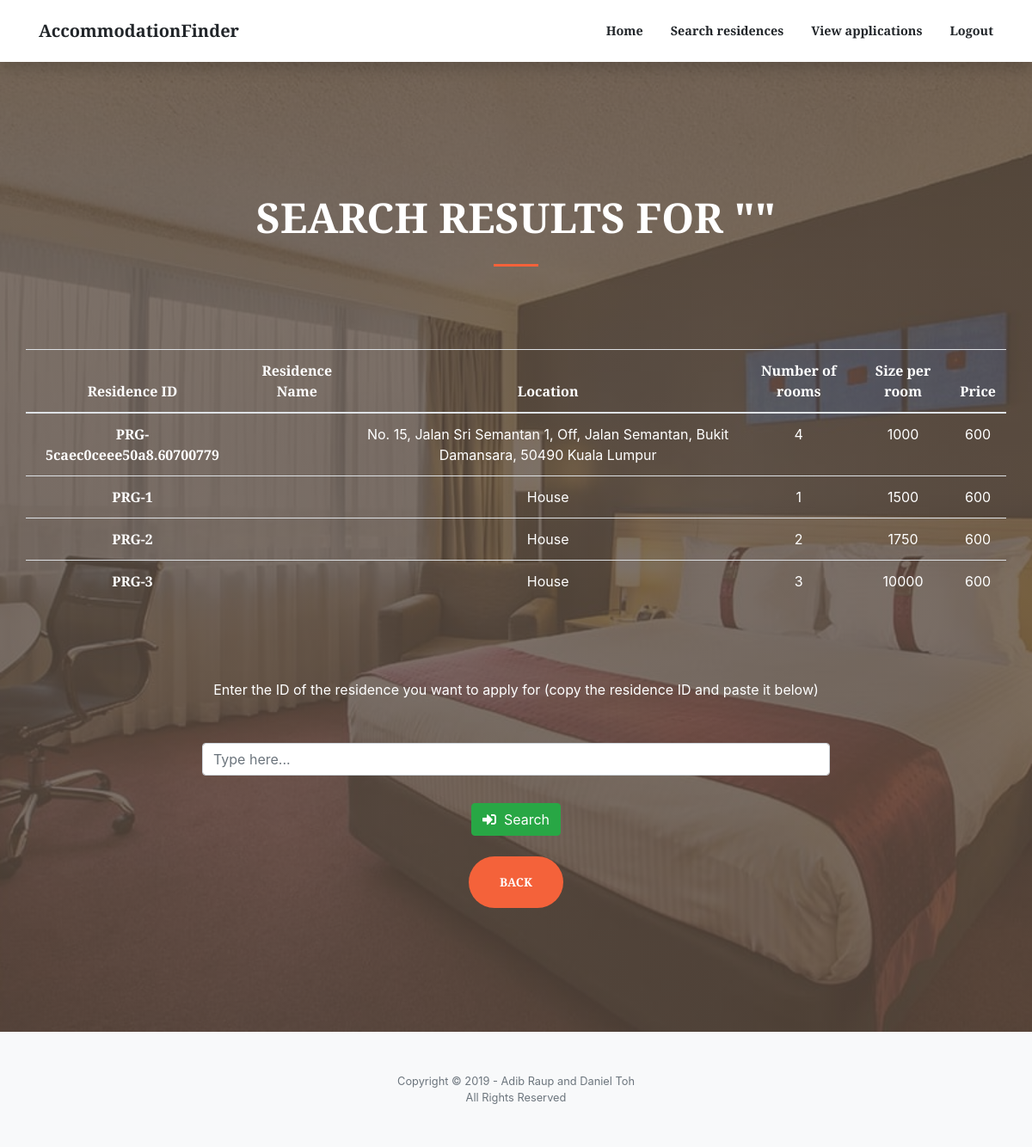
The page /accommodationList.php on the database as committed earlier.
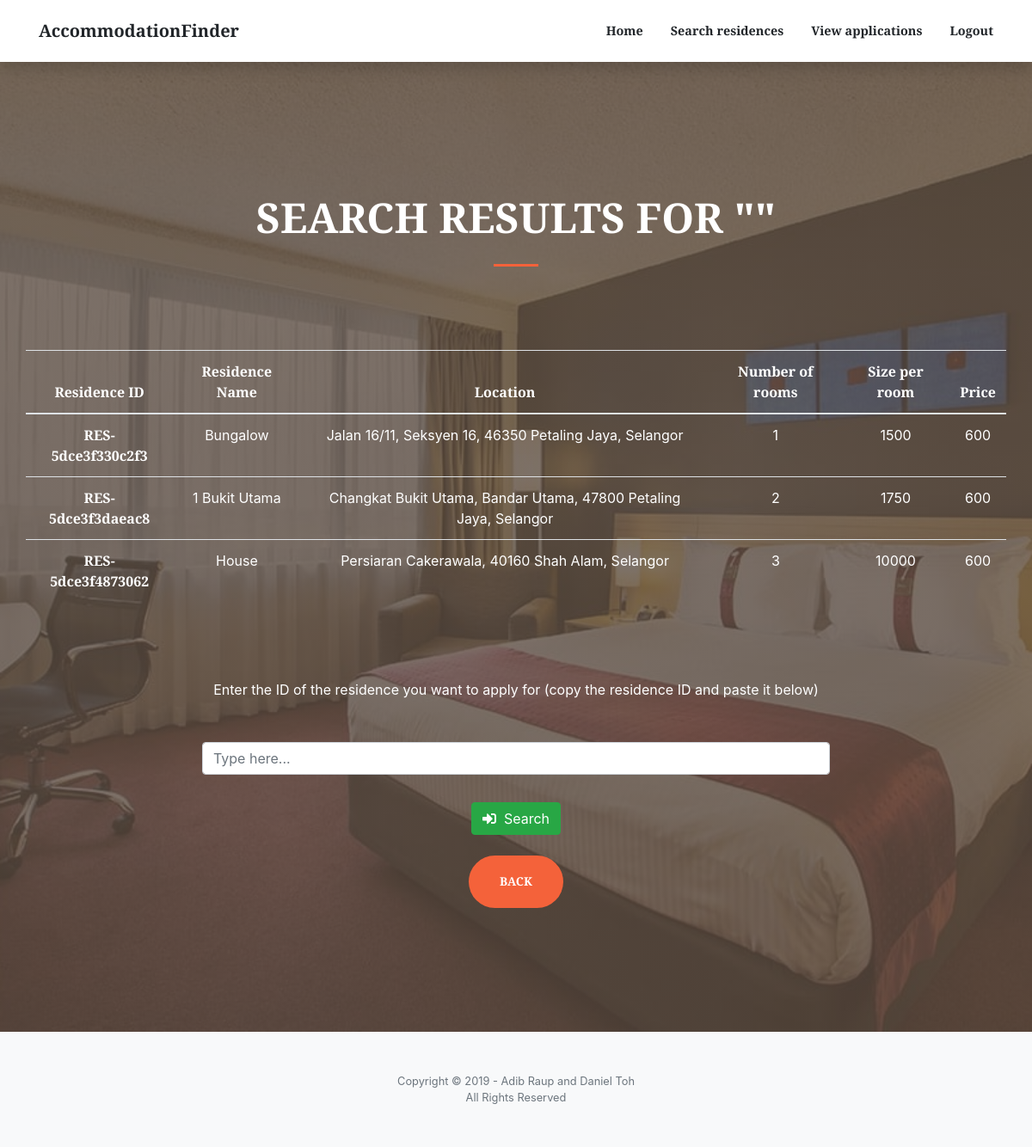
The same page on the database as committed later.
### tables this page shows
CREATE TABLE `residence` (
  `resID` varchar(20) NOT NULL,
  `resName` varchar(30) NOT NULL,
  `address` varchar(100) NOT NULL,
  `numUnits` int(10) NOT NULL,
  `sizePerUnit` int(10) NOT NULL,
  `monthlyRental` int(10) NOT NULL,
  `username` varchar(30) NOT NULL,
  PRIMARY KEY (`resID`),
  FOREIGN KEY (`username`) REFERENCES users(`username`)
);

### accommodationList.php (the view, shortened to what this page needs)
<!DOCTYPE html>
<html lang="en">
<head>
  <link href="vendor/fontawesome-free/css/all.min.css" rel="stylesheet" type="text/css">
  <link href="vendor/magnific-popup/magnific-popup.css" rel="stylesheet">
  <link href="css/creative3.5.min.css" rel="stylesheet">
</head>
<body id="page-top">
  <form action="retrieveRoomAction.php" method="post">
  <nav class="navbar navbar-expand-lg navbar-light fixed-top py-3" id="mainNav">
    <div class="container">
      <a class="navbar-brand js-scroll-trigger" href="index.html">AccommodationFinder</a>
      <div class="collapse navbar-collapse" id="navbarResponsive">
        <ul class="navbar-nav ml-auto my-2 my-lg-0">
          <li class="nav-item">
            <a class="nav-link js-scroll-trigger" href="applicantHome.php">Home</a>
          </li>
          <li class="nav-item">
            <a class="nav-link js-scroll-trigger" href="searchAccommodation.html">Search residences</a>
          </li>
          <li class="nav-item">
            <a class="nav-link js-scroll-trigger" href="applicantViewApplications.php">View applications</a>
          </li>
          <li class="nav-item">
            <a class="nav-link js-scroll-trigger" href="index.html">Logout</a>
          </li>
        </ul>
      </div>
    </div>
  </nav>
  <header class="masthead">
    <div class="container h-100">
      <div class="row h-100 align-items-center justify-content-center text-center">
        <div class="col-lg-10 align-self-end">
          <h1 class="text-uppercase text-white font-weight-bold"><font size="7">Search results for "<?php echo $_SESSION["resName"] ?>"</font></h1>
          <hr class="divider my-4">
        </div>
          <table class="table table-hover" border="0" width="300%">
            <thead>
              <tr>
                <th><font color="white">Residence ID</font></th>
                <th><font color="white">Residence Name</font></th>
                <th><font color="white">Location</font></th>
                <th><font color="white">Number of rooms</font></th>
                <th><font color="white">Size per room</font></th>
                <th><font color="white">Price</font></th>
              </tr>
            </thead>
            <tbody>
              <?php
                $servername = "localhost";
                $username = "root";
                $password = "";
                $conn = new mysqli($servername, $username, $password);
                $conn->select_db("accommodationfinder");
                $searchKeyword = "%".$_SESSION["resName"]."%";
                $lq = "SELECT * FROM residence WHERE resName LIKE '$searchKeyword'
                OR address LIKE '$searchKeyword' OR resID LIKE '$searchKeyword'";
                $res = $conn->query($lq);
                foreach($res as $opt){
              ?>
                <tr>
                  <th scope="row" name="resid" class="resid" id="resid"><font color="white">
                    <?php echo $opt['resID']?></font></th>
                  <td class="name"><font color="white"><?php echo $opt['resName']?></font></td>
                  <td class="location"><font color="white"><?php echo $opt['address']?></font></td>
                  <td class="norooms"><font color="white"><?php echo $opt['numUnits']?></font></td>
                  <td class="sizeroom"><font color="white"><?php echo $opt['sizePerUnit']?></font></td>
                  <td class="price"><font color="white"><?php echo $opt['monthlyRental']?></font></td>
                </tr>
              <?php }?>
            </tbody>
          </table>
          <div class="col-lg-8 align-self-baseline">
            <p class="text-white-75 font-weight-light mb-5"><font size="3" color="white"><b>Enter the ID of the
              residence you want to apply for (copy the residence ID and paste it below)</b></font></p>
            <div class="form-group has-danger">
                <div class="input-group mb-2 mr-sm-2 mb-sm-0">
                    <input type="search" name="room" class="form-control" id="room"
                    placeholder="Type here..." required autofocus ></input>
                </div>
            </div>
            <div class="row" style="padding-top: 1rem">
                <div class="col-md-3"></div>
                <div class="col-md-6">
                    <button type="submit" class="btn btn-success"><i class="fas fa-sign-in-alt"></i>&nbsp  Search</button>
                </div>
            </div><br>
            <a class="btn btn-primary btn-xl js-scroll-trigger" href="searchAccommodation.html">Back</a>
          </div>
      </div>
    </div>
  </header>
</form>
  <footer class="bg-light py-5">
    <div class="container">
      <div class="small text-center text-muted">Copyright &copy; 2019 - Adib Raup and Daniel Toh</div>
      <div class="small text-center text-muted">All Rights Reserved</div>
    </div>
  </footer>
</body>
</html>

Rows that differ between the two databases and show on the page:
removed residence: resID "PRG-5caec0ceee50a8.60700779", address "No. 15, Jalan Sri Semantan 1, Off, Jalan Semantan, Bukit Damansara, 50490 Kuala Lumpur", numUnits "4", sizePerUnit "1000", monthlyRental "600"
removed residence: resID "PRG-1", address "House", numUnits "1", sizePerUnit "1500", monthlyRental "600"
removed residence: resID "PRG-2", address "House", numUnits "2", sizePerUnit "1750", monthlyRental "600"
removed residence: resID "PRG-3", address "House", numUnits "3", sizePerUnit "10000", monthlyRental "600"
added residence: resID "RES-5dce3f330c2f3", resName "Bungalow", address "Jalan 16/11, Seksyen 16, 46350 Petaling Jaya, Selangor", numUnits "1", sizePerUnit "1500", monthlyRental "600"
added residence: resID "RES-5dce3f3daeac8", resName "1 Bukit Utama", address "Changkat Bukit Utama, Bandar Utama, 47800 Petaling Jaya, Selangor", numUnits "2", sizePerUnit "1750", monthlyRental "600"
added residence: resID "RES-5dce3f4873062", resName "House", address "Persiaran Cakerawala, 40160 Shah Alam, Selangor", numUnits "3", sizePerUnit "10000", monthlyRental "600"
